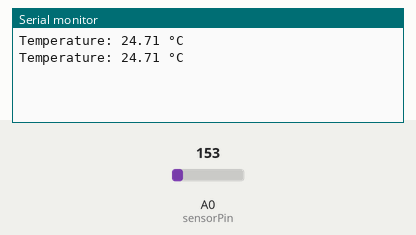
A sketch run on a simulated Arduino Uno, built with avr-gcc and run on an emulated ATmega328P. Shown: the last lines printed to the serial monitor. The inputs (shaded band) are chosen by the test bench; at power-on: A0 (sensorPin) = 153.

Above: at 1.8 s.
1.9 s: A0 (sensorPin) set to 165
At 2.8 s:
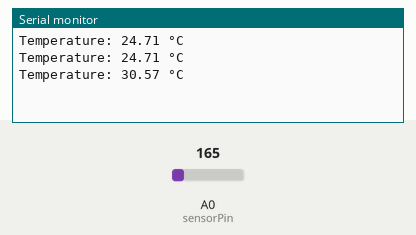
3.4 s: A0 (sensorPin) set to 175
At 4.5 s:
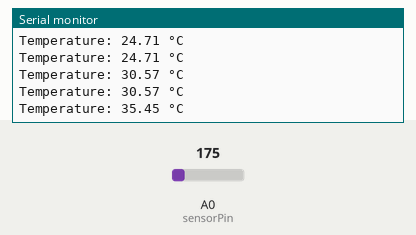
Timing chart, 0 to 6.4 s (numbered marks = the images above; inputs shaded):
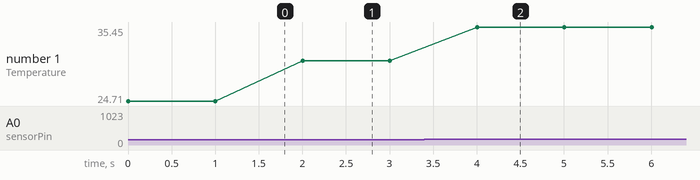

The sketch:

tmp36.ino
```cpp
// TMP36 Temperature Sensor with Arduino

int sensorPin = A0;   // TMP36 output connected to A0

void setup()
{
  Serial.begin(9600);
}

void loop()
{
  // Read analog value from sensor
  int reading = analogRead(sensorPin);

  // Convert reading to voltage
  float voltage = reading * (5.0 / 1024.0);

  // Convert voltage to temperature (°C)
  float temperatureC = (voltage - 0.5) * 100.0;

  // Print temperature
  Serial.print("Temperature: ");
  Serial.print(temperatureC);
  Serial.println(" °C");

  delay(1000);
}
```

Measured:
- after the input at 1.9 s, the serial monitor: prints a new line after 0.10 s (image 1)
- after the input at 3.4 s, the serial monitor: prints a new line after 0.60 s (image 2)
- plotted number 1: 24.71 → 30.57 after the input at 1.9 s, 30.57 → 35.45 after the input at 3.4 s
